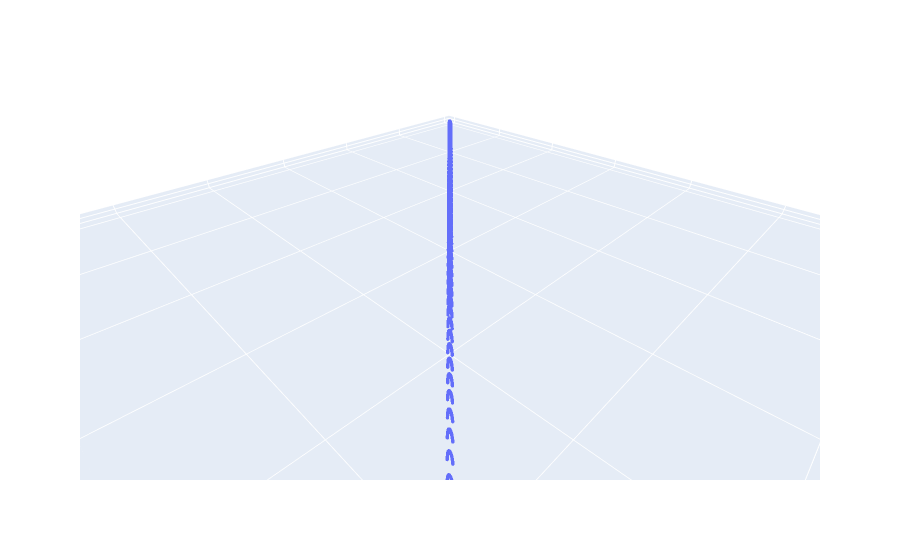

Notebook source saved alongside this figure:
### Code cell
import numpy as np
import plotly.graph_objects as go

# puntos = [(x,y,z), ...]
P = np.array(vector_puntos_sol[::], dtype=float)
x, y, z = P[:,0], P[:,1], P[:,2]


fig = go.Figure(
    data=[go.Scatter3d(x=x, y=y, z=z, mode='markers',
                       marker=dict(size=2, opacity=0.8))]
)
fig.update_layout(scene_aspectmode='data')

### Figure 1 — Plotly figure (JSON) as saved in the notebook; plotly's stock layout.template omitted (floating-point values rounded to 4 significant figures; data arrays with more than 128 entries replaced by an {"elided": "..."} marker saying what was removed)
{"data": [{"marker": {"opacity": 0.8, "size": 2}, "mode": "markers", "type": "scatter3d", "x": {"elided": "13662 float values"}, "y": {"elided": "13662 float values"}, "z": {"elided": "13662 float values"}}], "layout": {"scene": {"aspectmode": "data"}}}
